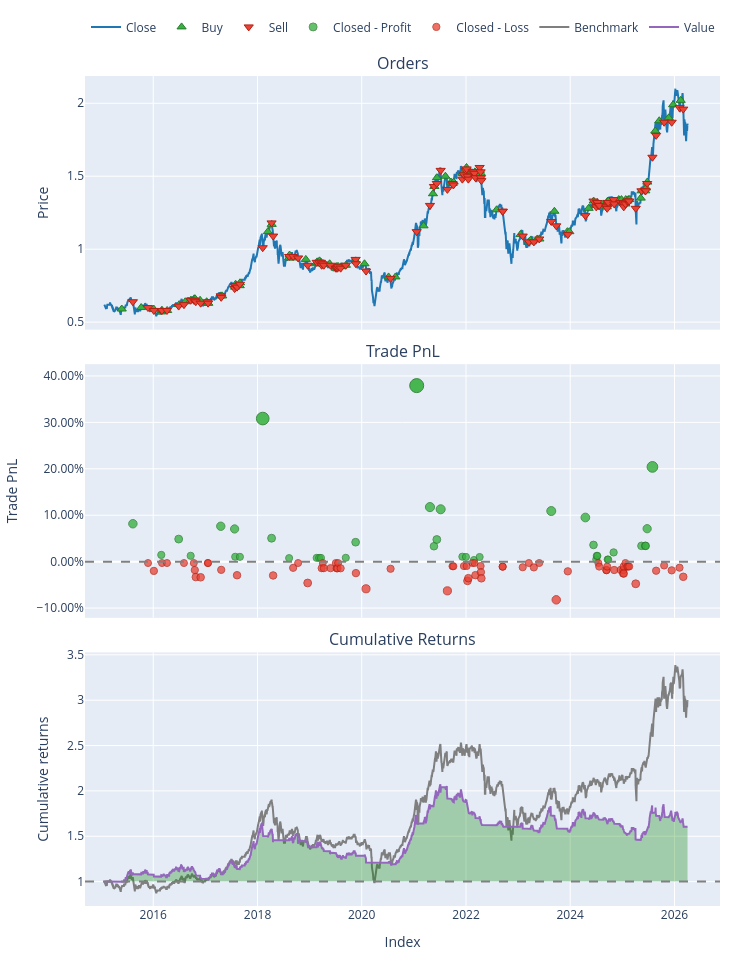

Notebook code for this chart:
### Code cell
pf_prob = vbt.Portfolio.from_orders(
    close=df_features['close'],
    size=target_weights_multi,
    size_type='targetpercent',
    init_cash=100_000_000,
    fees=0.0015, 
    freq='D'
)
display(pf_prob.stats())

fig = pf_prob.plot()
fig.show()
